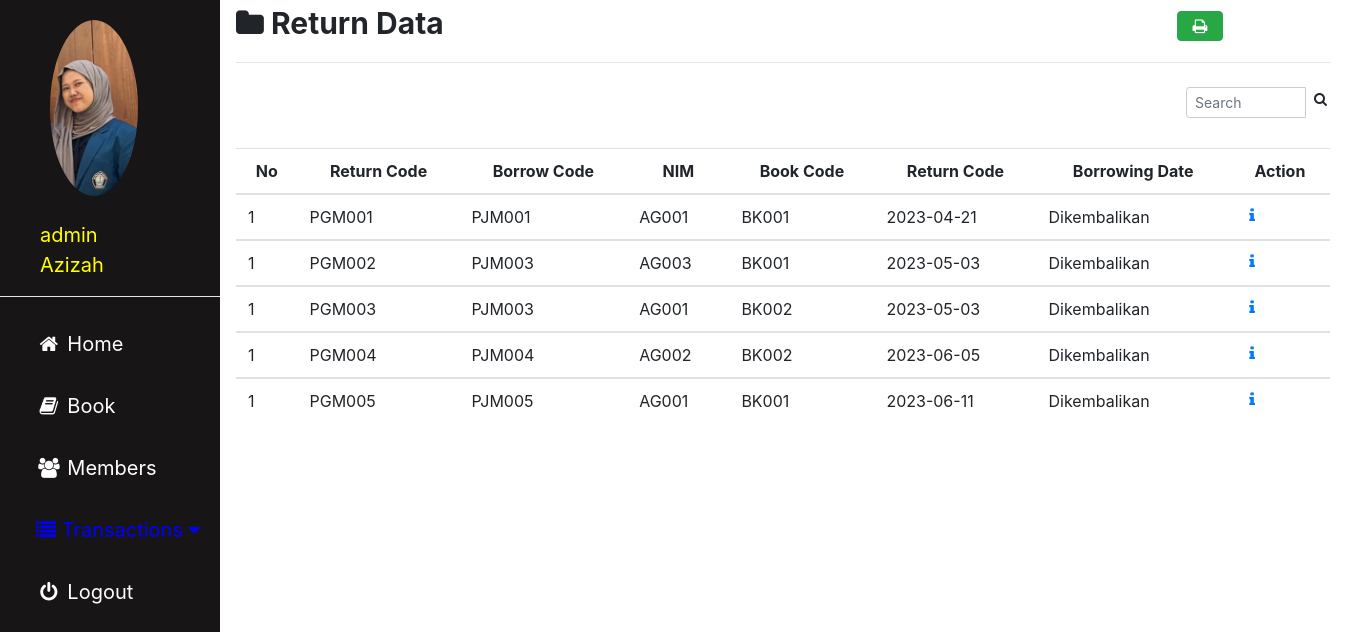
The app's page /admin/pengembalian.php (signed in) with its own data.
### tables this page shows
CREATE TABLE `pengembalian` (
  `kode_kembali` varchar(11) NOT NULL,
  `kode_pinjam` varchar(11) NOT NULL,
  `nis` varchar(11) NOT NULL,
  `kode_buku` varchar(10) NOT NULL,
  `status_pengembalian` varchar(30) NOT NULL,
  `tgl_pengembalian` date NOT NULL
);

### admin/pengembalian.php (the view, shortened to what this page needs)
<?php
include'sidebar.php';
 ?>
 <html>
 <head>
 <link rel="stylesheet" href="../img/csskonten.css">
 <link rel="stylesheet" href="../css/bootstrap.css">
 </head>
 <body>
 <div class="main">
   <b><i class="fa fa-folder"></i> Return Data</b><a href="pengembalian_print.php" target="blank" rel="tooltip" title="Print Data Pengembalian"><button type="button" name="button" class="btn btn-success" style="margin-left:67%" ><i class="fa fa-fw fa-print"></i></button>
<hr></a>
<form class="" action="" method="post">
                <div class="input-group input-group-sm" style="width: 150px; margin-left: 950px;">
                  <input type="text" name="search" class="form-control float-right" placeholder="Search">
                  <div class="input-group-append">
                    <button type="submit" class="btn btn-default"><i class="fa fa-search"></i></button>
                  </div>
                </div>
                </form>
    <table class="table table-hover">
      <thead align=center>
        <tr>
          <th scope="col">No</th>
          <th scope="col">Return Code</th>
          <th scope="col">Borrow Code</th>
          <th scope="col">NIM</th>
          <th scope="col">Book Code</th>
          <th scope="col">Return Code</th>
          <th scope="col">Borrowing Date</th>
          <th scope="col" colspan="2">Action</th>
        </tr>
      </thead>
      <?php
      if(isset($_POST['search'])){
        $param = $_POST['search'];
        $asd = $koneksi->prepare("SELECT * FROM pengembalian WHERE kode_kembali LIKE :1 OR kode_buku LIKE :1 ");
        $asd->bindParam(':1', $param);
        $asd->execute();
      }else{
      $asd = $koneksi -> prepare("SELECT * FROM pengembalian");
      $asd -> execute();
    }
      $i = 1;
      while($data = $asd -> fetch()){
      ?>
      <tbody>
        <tr>
          <td><?php echo $i ?></td>
          <td><?php echo $data['kode_kembali']; ?></td>
          <td><?php echo $data['kode_pinjam']; ?></td>
          <td><?php echo $data['nis']; ?></td>
          <td><?php echo $data['kode_buku']; ?></td>
          <td><?php echo $data['tgl_pengembalian']; ?></td>
          <td><?php echo $data['status_pengembalian']; ?></td>
          <td colspan="2">
            <a rel="tooltip" title="Detail" href="pengembalian_detail.php?agung=<?php echo $data['kode_kembali']; ?>" >
            <i class="fa fa-fw fa-info"></i></a>
          </td>
        </tr>
      </tbody>
    <?php } ?>
    </table>
   </div>
 </body>
 </html>

### img/cssadmin.css (style rules this page uses)
body { margin: 0; font-family: "Lato", sans-serif; }

### img/csskonten.css (style rules this page uses)
.main { margin-left: 220px; padding: 1px 16px; height: 100%; font-size: 30px; }
input[type=text], input[type=password], select { width: 100%; padding: 5px 5px; margin: 8px 0; display: inline-block; border: 1px solid #ccc; box-sizing: border-box; font-size: 20px; }

### records on screen
pengembalian: kode_kembali "PGM001", kode_pinjam "PJM001", nis "AG001", kode_buku "BK001", tgl_pengembalian "2023-04-21", status_pengembalian "Dikembalikan"
pengembalian: kode_kembali "PGM002", kode_pinjam "PJM003", nis "AG003", kode_buku "BK001", tgl_pengembalian "2023-05-03", status_pengembalian "Dikembalikan"
pengembalian: kode_kembali "PGM003", kode_pinjam "PJM003", nis "AG001", kode_buku "BK002", tgl_pengembalian "2023-05-03", status_pengembalian "Dikembalikan"
pengembalian: kode_kembali "PGM004", kode_pinjam "PJM004", nis "AG002", kode_buku "BK002", tgl_pengembalian "2023-06-05", status_pengembalian "Dikembalikan"
pengembalian: kode_kembali "PGM005", kode_pinjam "PJM005", nis "AG001", kode_buku "BK001", tgl_pengembalian "2023-06-11", status_pengembalian "Dikembalikan"

### other values on screen
$_SESSION['username']['id'] "admin"
$_SESSION['username']['nama'] "Azizah"
